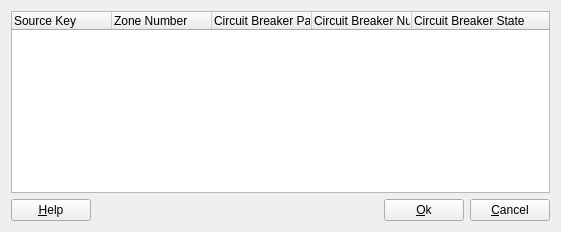
<?xml version="1.0" encoding="UTF-8"?>
<ui version="4.0">
 <class>CircuitBreakersDialog</class>
 <widget class="QDialog" name="CircuitBreakersDialog">
  <property name="geometry">
   <rect>
    <x>0</x>
    <y>0</y>
    <width>561</width>
    <height>232</height>
   </rect>
  </property>
  <property name="windowTitle">
   <string>Add/Change Circuit Breakers</string>
  </property>
  <layout class="QGridLayout">
   <item row="1" column="0">
    <widget class="QPushButton" name="helpButton_">
     <property name="text">
      <string>&amp;Help</string>
     </property>
     <property name="shortcut">
      <string>Alt+H</string>
     </property>
     <property name="autoDefault">
      <bool>false</bool>
     </property>
    </widget>
   </item>
   <item row="1" column="1">
    <spacer name="Horizontal Spacing2">
     <property name="orientation">
      <enum>Qt::Horizontal</enum>
     </property>
     <property name="sizeType">
      <enum>QSizePolicy::Expanding</enum>
     </property>
     <property name="sizeHint" stdset="0">
      <size>
       <width>228</width>
       <height>20</height>
      </size>
     </property>
    </spacer>
   </item>
   <item row="1" column="2">
    <widget class="QPushButton" name="okButton_">
     <property name="text">
      <string>&amp;Ok</string>
     </property>
     <property name="shortcut">
      <string>Alt+O</string>
     </property>
     <property name="autoDefault">
      <bool>false</bool>
     </property>
    </widget>
   </item>
   <item row="1" column="3">
    <widget class="QPushButton" name="cancelButton_">
     <property name="text">
      <string>&amp;Cancel</string>
     </property>
     <property name="shortcut">
      <string>Alt+C</string>
     </property>
     <property name="autoDefault">
      <bool>false</bool>
     </property>
    </widget>
   </item>
   <item row="0" column="0" colspan="4">
    <widget class="QTreeWidget" name="listView_">
     <property name="selectionMode">
      <enum>QAbstractItemView::MultiSelection</enum>
     </property>
     <column>
      <property name="text">
       <string>Source Key</string>
      </property>
     </column>
     <column>
      <property name="text">
       <string>Zone Number</string>
      </property>
     </column>
     <column>
      <property name="text">
       <string>Circuit Breaker Panel</string>
      </property>
     </column>
     <column>
      <property name="text">
       <string>Circuit Breaker Number</string>
      </property>
     </column>
     <column>
      <property name="text">
       <string>Circuit Breaker State</string>
      </property>
     </column>
    </widget>
   </item>
  </layout>
 </widget>
 <layoutdefault spacing="6" margin="11"/>
 <pixmapfunction>qPixmapFromMimeSource</pixmapfunction>
 <tabstops>
  <tabstop>helpButton_</tabstop>
  <tabstop>okButton_</tabstop>
  <tabstop>cancelButton_</tabstop>
 </tabstops>
 <resources/>
 <connections>
  <connection>
   <sender>helpButton_</sender>
   <signal>clicked()</signal>
   <receiver>CircuitBreakersDialog</receiver>
   <slot>help()</slot>
   <hints>
    <hint type="sourcelabel">
     <x>20</x>
     <y>20</y>
    </hint>
    <hint type="destinationlabel">
     <x>20</x>
     <y>20</y>
    </hint>
   </hints>
  </connection>
  <connection>
   <sender>cancelButton_</sender>
   <signal>clicked()</signal>
   <receiver>CircuitBreakersDialog</receiver>
   <slot>reject()</slot>
   <hints>
    <hint type="sourcelabel">
     <x>20</x>
     <y>20</y>
    </hint>
    <hint type="destinationlabel">
     <x>20</x>
     <y>20</y>
    </hint>
   </hints>
  </connection>
  <connection>
   <sender>okButton_</sender>
   <signal>clicked()</signal>
   <receiver>CircuitBreakersDialog</receiver>
   <slot>accept()</slot>
   <hints>
    <hint type="sourcelabel">
     <x>20</x>
     <y>20</y>
    </hint>
    <hint type="destinationlabel">
     <x>20</x>
     <y>20</y>
    </hint>
   </hints>
  </connection>
 </connections>
</ui>
